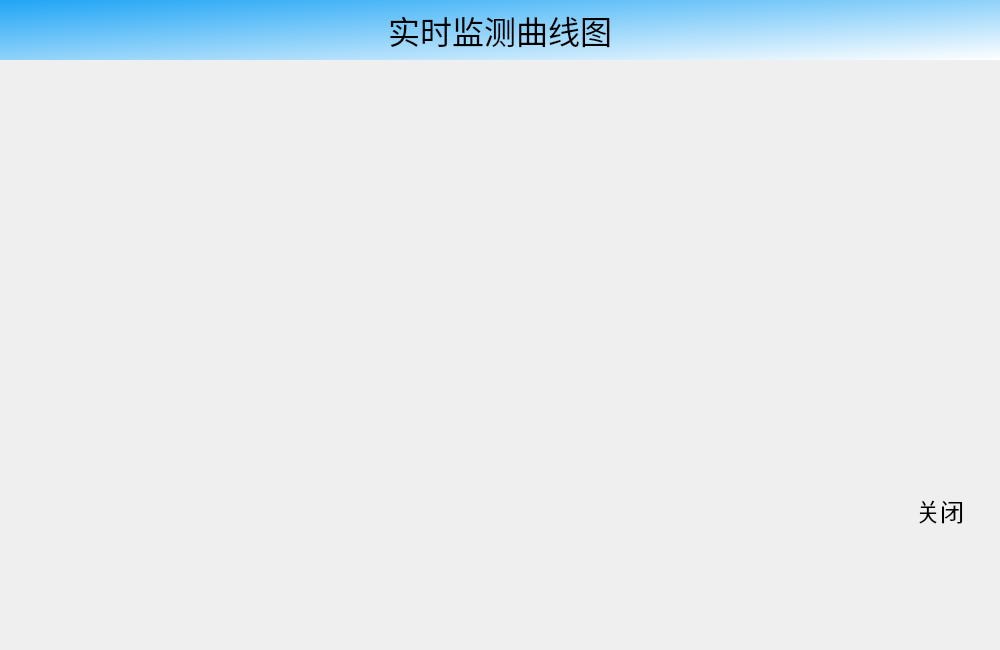
<?xml version="1.0" encoding="UTF-8"?>
<ui version="4.0">
 <class>DialogDiagram</class>
 <widget class="QDialog" name="DialogDiagram">
  <property name="geometry">
   <rect>
    <x>0</x>
    <y>0</y>
    <width>1000</width>
    <height>650</height>
   </rect>
  </property>
  <property name="minimumSize">
   <size>
    <width>1000</width>
    <height>650</height>
   </size>
  </property>
  <property name="maximumSize">
   <size>
    <width>1000</width>
    <height>650</height>
   </size>
  </property>
  <property name="windowTitle">
   <string>Dialog</string>
  </property>
  <widget class="QLabel" name="lbTitle">
   <property name="geometry">
    <rect>
     <x>0</x>
     <y>0</y>
     <width>1000</width>
     <height>60</height>
    </rect>
   </property>
   <property name="minimumSize">
    <size>
     <width>1000</width>
     <height>60</height>
    </size>
   </property>
   <property name="maximumSize">
    <size>
     <width>1000</width>
     <height>60</height>
    </size>
   </property>
   <property name="font">
    <font>
     <pointsize>24</pointsize>
    </font>
   </property>
   <property name="styleSheet">
    <string notr="true">color: black;
background-color:  qlineargradient(spread:pad, x1:0, y1:0, x2:1, y2:1, stop:0 #20A5F5, stop:1 #FFFFFF);</string>
   </property>
   <property name="text">
    <string>实时监测曲线图</string>
   </property>
   <property name="alignment">
    <set>Qt::AlignCenter</set>
   </property>
  </widget>
  <widget class="QFrame" name="frame">
   <property name="geometry">
    <rect>
     <x>0</x>
     <y>60</y>
     <width>1000</width>
     <height>600</height>
    </rect>
   </property>
   <property name="minimumSize">
    <size>
     <width>1000</width>
     <height>600</height>
    </size>
   </property>
   <property name="maximumSize">
    <size>
     <width>1000</width>
     <height>600</height>
    </size>
   </property>
   <property name="styleSheet">
    <string notr="true">background-color: transparent;</string>
   </property>
   <property name="frameShape">
    <enum>QFrame::StyledPanel</enum>
   </property>
   <property name="frameShadow">
    <enum>QFrame::Raised</enum>
   </property>
   <widget class="QToolButton" name="btnClose">
    <property name="geometry">
     <rect>
      <x>890</x>
      <y>400</y>
      <width>100</width>
      <height>100</height>
     </rect>
    </property>
    <property name="minimumSize">
     <size>
      <width>100</width>
      <height>100</height>
     </size>
    </property>
    <property name="maximumSize">
     <size>
      <width>100</width>
      <height>100</height>
     </size>
    </property>
    <property name="font">
     <font>
      <pointsize>18</pointsize>
     </font>
    </property>
    <property name="focusPolicy">
     <enum>Qt::NoFocus</enum>
    </property>
    <property name="styleSheet">
     <string notr="true">background: rgba(255,255,255,0);</string>
    </property>
    <property name="text">
     <string>关闭</string>
    </property>
    <property name="icon">
     <iconset resource="Images.qrc">
      <normaloff>:/Images/cancel_64.png</normaloff>:/Images/cancel_64.png</iconset>
    </property>
    <property name="iconSize">
     <size>
      <width>64</width>
      <height>64</height>
     </size>
    </property>
    <property name="toolButtonStyle">
     <enum>Qt::ToolButtonTextUnderIcon</enum>
    </property>
    <property name="autoRaise">
     <bool>true</bool>
    </property>
   </widget>
  </widget>
 </widget>
 <resources>
  <include location="Images.qrc"/>
 </resources>
 <connections/>
</ui>
